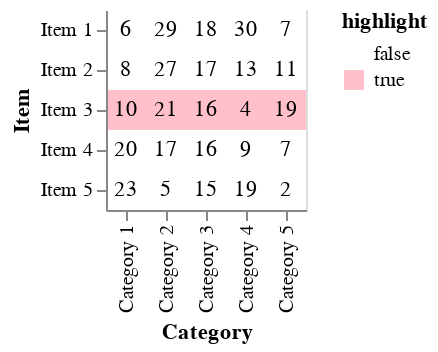

The cell this chart's notebook holds for it:
### Code cell
rows_heatmap = alt.Chart(df).transform_filter(
    alt.datum.Category == "Category 1"
).transform_calculate(
    highlight = 'datum.value == 10'
).mark_rect().encode(
    y = 'Item',
    color = alt.Color('highlight:O').scale(domain=[False, True], range=['white', 'pink'])
)

text_table = alt.Chart(df).mark_text().encode(
    x = 'Category',
    y = 'Item',
    text = 'value'
)

rows_heatmap + text_table

### Figure 1 — Vega-Lite specification as saved in the notebook (floating-point values rounded to 4 significant figures)
{"config": {"view": {"continuousWidth": 300, "continuousHeight": 300}}, "layer": [{"mark": {"type": "rect"}, "encoding": {"color": {"field": "highlight", "scale": {"domain": [false, true], "range": ["white", "pink"]}, "type": "ordinal"}, "y": {"field": "Item", "type": "nominal"}}, "transform": [{"filter": "(datum.Category === 'Category 1')"}, {"calculate": "datum.value == 10", "as": "highlight"}]}, {"mark": {"type": "text"}, "encoding": {"text": {"field": "value", "type": "quantitative"}, "x": {"field": "Category", "type": "nominal"}, "y": {"field": "Item", "type": "nominal"}}}], "data": {"name": "data-dcc63c1bd6179d79fcae39778c52b169"}, "$schema": "https://vega.github.io/schema/vega-lite/v5.8.0.json", "datasets": {"data-dcc63c1bd6179d79fcae39778c52b169": [{"Item": "Item 1", "Category": "Category 1", "value": 6}, {"Item": "Item 2", "Category": "Category 1", "value": 8}, {"Item": "Item 3", "Category": "Category 1", "value": 10}, {"Item": "Item 4", "Category": "Category 1", "value": 20}, {"Item": "Item 5", "Category": "Category 1", "value": 23}, {"Item": "Item 1", "Category": "Category 2", "value": 29}, {"Item": "Item 2", "Category": "Category 2", "value": 27}, {"Item": "Item 3", "Category": "Category 2", "value": 21}, {"Item": "Item 4", "Category": "Category 2", "value": 17}, {"Item": "Item 5", "Category": "Category 2", "value": 5}, {"Item": "Item 1", "Category": "Category 3", "value": 18}, {"Item": "Item 2", "Category": "Category 3", "value": 17}, {"Item": "Item 3", "Category": "Category 3", "value": 16}, {"Item": "Item 4", "Category": "Category 3", "value": 16}, {"Item": "Item 5", "Category": "Category 3", "value": 15}, {"Item": "Item 1", "Category": "Category 4", "value": 30}, {"Item": "Item 2", "Category": "Category 4", "value": 13}, {"Item": "Item 3", "Category": "Category 4", "value": 4}, {"Item": "Item 4", "Category": "Category 4", "value": 9}, {"Item": "Item 5", "Category": "Category 4", "value": 19}, {"Item": "Item 1", "Category": "Category 5", "value": 7}, {"Item": "Item 2", "Category": "Category 5", "value": 11}, {"Item": "Item 3", "Category": "Category 5", "value": 19}, {"Item": "Item 4", "Category": "Category 5", "value": 7}, {"Item": "Item 5", "Category": "Category 5", "value": 2}]}}
